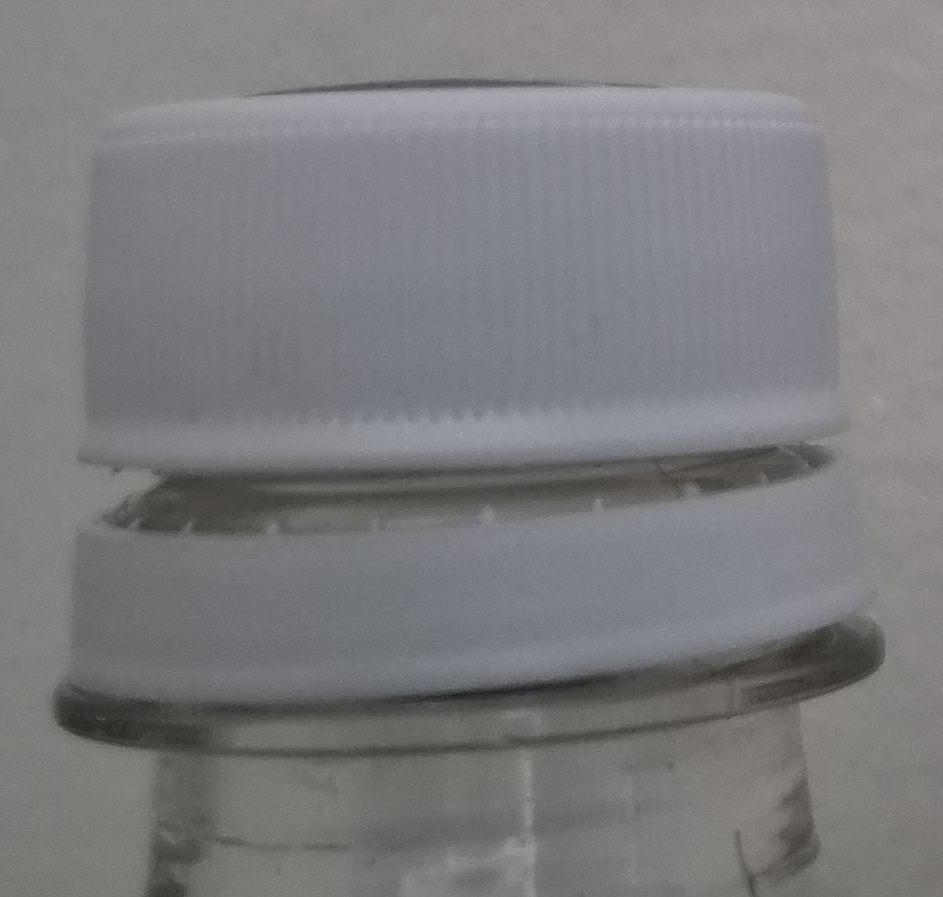
#> input picture samples/day02/challenge.jpg, 943 x 897 px, found by its file name
$ python 17_day02_challenge.py
#> lines starting #> are read from the running program, lines starting #| are printed output that depends on the picture; after the words box and inside, x2 and y2 are one past the last pixel; in counts of white or black regions, pixels touching at a corner belong together
from pathlib import Path

import cv2
import numpy as np

# --------------------------------------------------
# 1. 경로 설정
# --------------------------------------------------
image_path = Path("samples/day02/challenge.jpg")
output_dir = Path("outputs/day02/challenge")
output_dir.mkdir(parents=True, exist_ok=True)

image = cv2.imread(str(image_path))
#> image is the input picture: shape (897, 943, 3); mean B, G, R 125.7, 123.9, 123.9
if image is None:
    raise FileNotFoundError(f"이미지를 읽지 못했습니다: {image_path}")

gray = cv2.cvtColor(image, cv2.COLOR_BGR2GRAY)

# --------------------------------------------------
# 2. 전처리: CLAHE (지역 대비 강조) + Sharpening
# --------------------------------------------------
# 타일별로 명암 대비를 크게 끌어올려 뚜껑 상단 경계를 강조
clahe = cv2.createCLAHE(clipLimit=3.0, tileGridSize=(8, 8))
clahe_img = clahe.apply(gray)
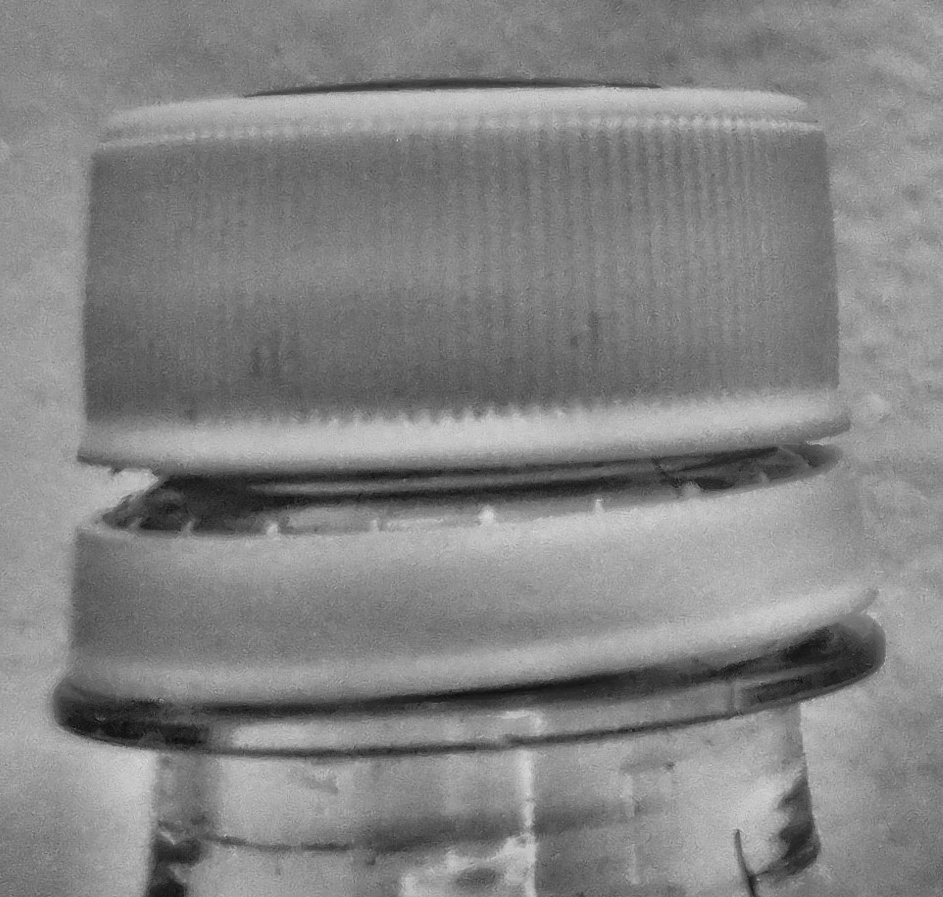
#> clahe_img: shape (897, 943); min 13, max 215, mean 132

# 경계선 강조를 위한 샤프닝 커널
kernel = np.array([[0, -1, 0], [-1, 5, -1], [0, -1, 0]], dtype=np.float32)
sharpened = cv2.filter2D(clahe_img, -1, kernel)

result = sharpened.copy()

# --------------------------------------------------
# 3. 결과 저장
# --------------------------------------------------
cv2.imwrite(str(output_dir / "challenge_result.jpg"), result)

# 전처리 전 Otsu
_, original_otsu = cv2.threshold(
    gray, 0, 255, cv2.THRESH_BINARY + cv2.THRESH_OTSU
)
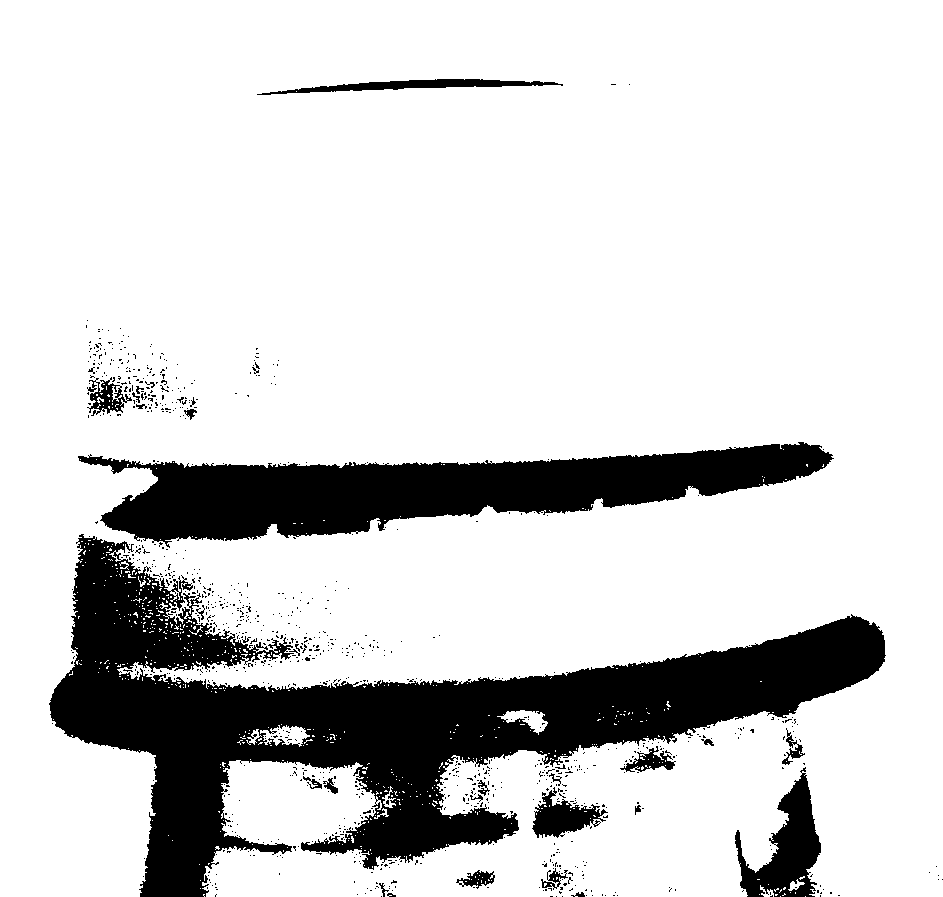
#> original_otsu: shape (897, 943); 82.5% white; 980 black regions (949 under 20 px), largest, box (x1, y1, x2, y2) and area: (49, 534, 886, 897) 94470, (78, 442, 834, 548) 38997, (735, 767, 821, 897) 4988

# 전처리 후 Otsu
_, result_otsu = cv2.threshold(
    result, 0, 255, cv2.THRESH_BINARY + cv2.THRESH_OTSU
)
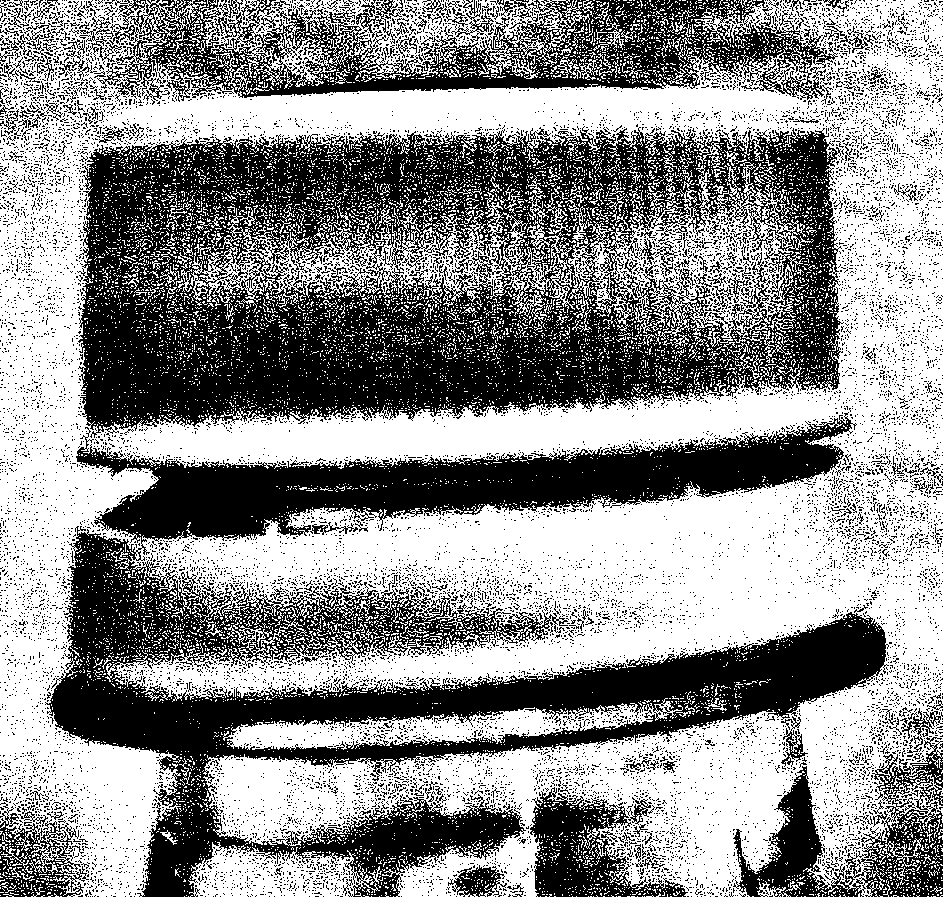
#> result_otsu: shape (897, 943); 55.8% white; 13692 black regions (13473 under 20 px), largest, box (x1, y1, x2, y2) and area: (77, 126, 844, 438) 142698, (45, 412, 889, 897) 126234, (97, 0, 838, 104) 33065

cv2.imwrite(
    str(output_dir / "challenge_original_otsu.jpg"), original_otsu
)
cv2.imwrite(str(output_dir / "challenge_result_otsu.jpg"), result_otsu)

print("전처리 개선 시도 완료")
